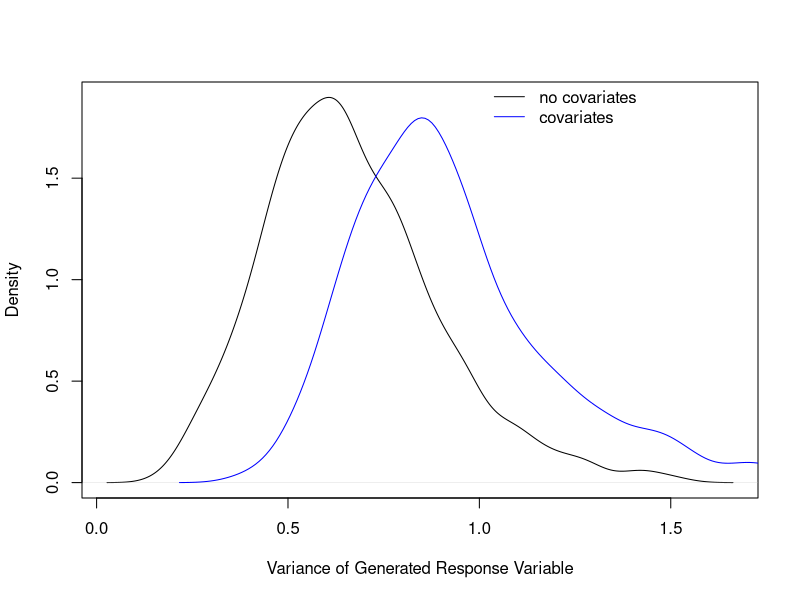
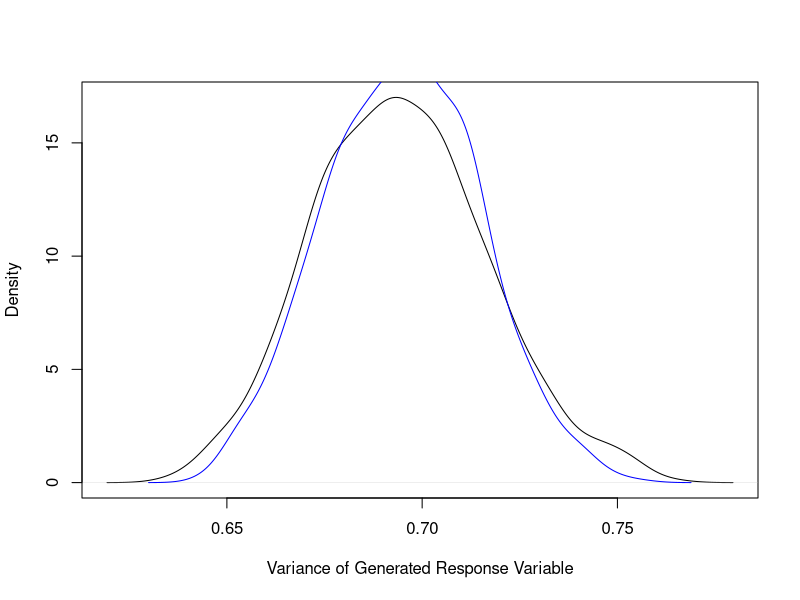

Recreate these plots in R, in order.
## ---- chunk 1
nYears<-10

#these are taken from posterior means from the actual models we fit to brook trout
beta1<-0.1638
beta2<- -0.3272
beta3<- -0.3010
beta4<- 0.0951
beta5<- -0.2475
beta6<- 0.1385

mu<- 2.8500

sd.year<-0.41
## ---- chunk 2
#structures to hold results
sdNoCov<-NA
sdCov<-NA

for(i in 1:1000){
#create the 'true' data to use for fitting the model
#simulate some covariates  
fallPrcp<-rnorm(nYears)
fallTmean<-rnorm(nYears)
winterPrcp<-rnorm(nYears)
winterTmean<-rnorm(nYears)
springPrcp<-rnorm(nYears)
springTmean<-rnorm(nYears)

#and some random variation
ranYear<-rnorm(nYears,0,sd.year)

#intercept + covariate effects + plus random variation makes the outcome
y<-mu+
  beta1*fallPrcp+
  beta2*fallTmean+
  beta3*winterPrcp+
  beta4*winterTmean+
  beta5*springPrcp+
  beta6*springTmean+
  ranYear

#fit models to the 'true' data with or without covariates
a1<-lm(y~1)
a2<-lm(y~fallPrcp+fallTmean+winterPrcp+winterTmean+springPrcp+springTmean)

#simulate new data based on the model fit (using 1000 years to reduce noise, but the same patterns emerge with 20 or fewer years)
y1<-rnorm(nYears,mu,summary(a1)$sigma)
y2<-coef(a2)[1]+
  coef(a2)[2]*rnorm(1000)+
  coef(a2)[3]*rnorm(1000)+
  coef(a2)[4]*rnorm(1000)+
  coef(a2)[5]*rnorm(1000)+
  coef(a2)[6]*rnorm(1000)+
  coef(a2)[7]*rnorm(1000)+
  rnorm(1000,mu,summary(a2)$sigma)
  
sdNoCov[i]<-sd(y1)
sdCov[i]<-sd(y2)
}
## ---- chunk 3
plot(density(sdNoCov),main="",xlab="Variance of Generated Response Variable")
points(density(sdCov),type='l',col="blue")
legend(1,2,c("no covariates","covariates"),lty=1,col=c("black","blue"),bty='n')
## ---- chunk 4
mean(sdNoCov)
mean(sdCov)
## ---- chunk 5
nYears<-1000

sdNoCov<-NA
sdCov<-NA

for(i in 1:1000){
#create the 'true' data to use for fitting the model
  
#simulate some covariates  
fallPrcp<-rnorm(nYears)
fallTmean<-rnorm(nYears)
winterPrcp<-rnorm(nYears)
winterTmean<-rnorm(nYears)
springPrcp<-rnorm(nYears)
springTmean<-rnorm(nYears)

#and some random variation
ranYear<-rnorm(nYears,0,sd.year)

#covariates plus random variation makes the outcome
y<-mu+
  beta1*fallPrcp+
  beta2*fallTmean+
  beta3*winterPrcp+
  beta4*winterTmean+
  beta5*springPrcp+
  beta6*springTmean+
  ranYear

#fit the model to the 'true' data with or without covariates
a1<-lm(y~1)
a2<-lm(y~fallPrcp+fallTmean+winterPrcp+winterTmean+springPrcp+springTmean)

#simulate new data based on the model fit
y1<-rnorm(1000,mu,summary(a1)$sigma)
y2<-coef(a2)[1]+
  coef(a2)[2]*rnorm(1000)+
  coef(a2)[3]*rnorm(1000)+
  coef(a2)[4]*rnorm(1000)+
  coef(a2)[5]*rnorm(1000)+
  coef(a2)[6]*rnorm(1000)+
  coef(a2)[7]*rnorm(1000)+
  rnorm(1000,mu,summary(a2)$sigma)
  
sdNoCov[i]<-sd(y1)
sdCov[i]<-sd(y2)
}
## ---- chunk 6
plot(density(sdNoCov),main="",xlab="Variance of Generated Response Variable")
points(density(sdCov),type='l',col="blue")
legend(0.85,2.9,c("no covariates","covariates"),lty=1,col=c("black","blue"),bty='n')
## ---- chunk 7
mean(sdNoCov)
mean(sdCov)
## ---- chunk 8
#without covariates
summary(a1)$sigma

#with covariates
summary(a2)$sigma
